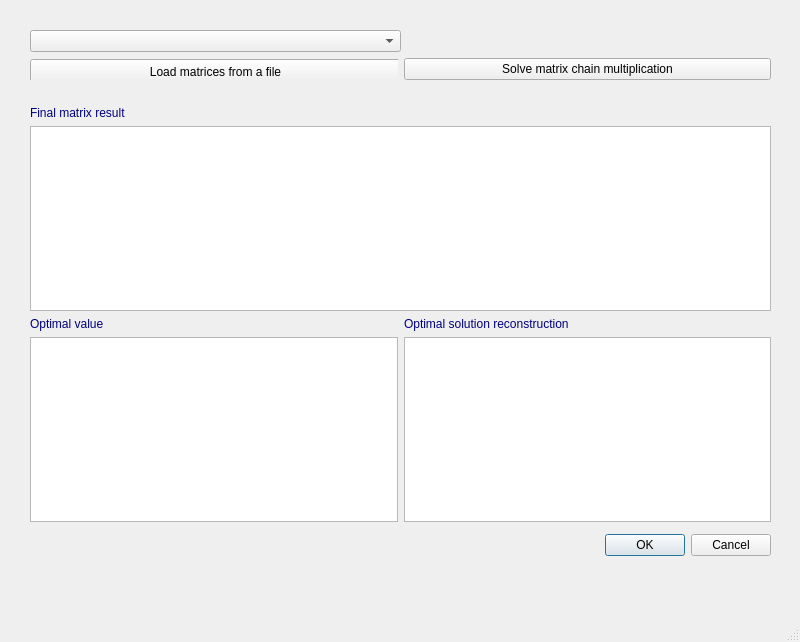
<?xml version="1.0" encoding="UTF-8"?>
<ui version="4.0">
 <class>MainWindow</class>
 <widget class="QMainWindow" name="MainWindow">
  <property name="geometry">
   <rect>
    <x>0</x>
    <y>0</y>
    <width>800</width>
    <height>642</height>
   </rect>
  </property>
  <property name="windowTitle">
   <string>MainWindow</string>
  </property>
  <widget class="QWidget" name="centralwidget">
   <widget class="QWidget" name="verticalLayoutWidget">
    <property name="geometry">
     <rect>
      <x>30</x>
      <y>30</y>
      <width>741</width>
      <height>492</height>
     </rect>
    </property>
    <layout class="QVBoxLayout" name="verticalLayout">
     <item>
      <layout class="QHBoxLayout" name="horizontalLayout_14" stretch="1,1">
       <item>
        <widget class="QComboBox" name="chooseModeComboBox">
         <property name="minimumSize">
          <size>
           <width>76</width>
           <height>0</height>
          </size>
         </property>
        </widget>
       </item>
       <item>
        <spacer name="horizontalSpacer">
         <property name="orientation">
          <enum>Qt::Orientation::Horizontal</enum>
         </property>
         <property name="sizeHint" stdset="0">
          <size>
           <width>40</width>
           <height>20</height>
          </size>
         </property>
        </spacer>
       </item>
      </layout>
     </item>
     <item>
      <layout class="QHBoxLayout" name="horizontalLayout_9" stretch="1,1">
       <item>
        <widget class="QStackedWidget" name="stackedWidget">
         <property name="layoutDirection">
          <enum>Qt::LayoutDirection::LeftToRight</enum>
         </property>
         <property name="lineWidth">
          <number>1</number>
         </property>
         <property name="currentIndex">
          <number>0</number>
         </property>
         <widget class="QWidget" name="page">
          <widget class="QPushButton" name="readMatrButton">
           <property name="geometry">
            <rect>
             <x>0</x>
             <y>1</y>
             <width>371</width>
             <height>26</height>
            </rect>
           </property>
           <property name="text">
            <string>Load matrices from a file</string>
           </property>
          </widget>
         </widget>
         <widget class="QWidget" name="page_2">
          <widget class="QPushButton" name="inputMatrButton">
           <property name="geometry">
            <rect>
             <x>0</x>
             <y>1</y>
             <width>371</width>
             <height>26</height>
            </rect>
           </property>
           <property name="text">
            <string>Manually input matrix</string>
           </property>
          </widget>
         </widget>
        </widget>
       </item>
       <item>
        <widget class="QPushButton" name="solveMatrButton">
         <property name="text">
          <string>Solve matrix chain multiplication</string>
         </property>
        </widget>
       </item>
      </layout>
     </item>
     <item>
      <widget class="QLabel" name="parenthesizationLabel">
       <property name="text">
        <string/>
       </property>
      </widget>
     </item>
     <item>
      <widget class="QLabel" name="labelResult">
       <property name="styleSheet">
        <string notr="true">QLabel { color: rgb(0, 0, 127); }</string>
       </property>
       <property name="text">
        <string>Final matrix result</string>
       </property>
      </widget>
     </item>
     <item>
      <widget class="QTableWidget" name="resultMatrTable"/>
     </item>
     <item>
      <layout class="QHBoxLayout" name="horizontalLayout_6">
       <item>
        <widget class="QLabel" name="labelValue">
         <property name="styleSheet">
          <string notr="true">QLabel { color: rgb(0, 0, 127); }</string>
         </property>
         <property name="text">
          <string>Optimal value</string>
         </property>
        </widget>
       </item>
       <item>
        <widget class="QLabel" name="labelSolutionOptimal">
         <property name="styleSheet">
          <string notr="true">QLabel { color: rgb(0, 0, 127); }</string>
         </property>
         <property name="text">
          <string>Optimal solution reconstruction</string>
         </property>
        </widget>
       </item>
      </layout>
     </item>
     <item>
      <layout class="QHBoxLayout" name="horizontalLayout_5">
       <item>
        <widget class="QTableWidget" name="costTable"/>
       </item>
       <item>
        <widget class="QTableWidget" name="orderTable"/>
       </item>
      </layout>
     </item>
    </layout>
   </widget>
   <widget class="QDialogButtonBox" name="buttonBox">
    <property name="geometry">
     <rect>
      <x>560</x>
      <y>520</y>
      <width>211</width>
      <height>51</height>
     </rect>
    </property>
    <property name="styleSheet">
     <string notr="true">QPushButton[text=&quot;OK&quot;] {
    color:  rgb(0, 0, 127); ;
}

QPushButton[text=&quot;Cancel&quot;] {
    color: rgb(199, 0, 0);
}</string>
    </property>
    <property name="standardButtons">
     <set>QDialogButtonBox::StandardButton::Cancel|QDialogButtonBox::StandardButton::Ok</set>
    </property>
   </widget>
  </widget>
  <widget class="QMenuBar" name="menubar">
   <property name="geometry">
    <rect>
     <x>0</x>
     <y>0</y>
     <width>800</width>
     <height>26</height>
    </rect>
   </property>
  </widget>
  <widget class="QStatusBar" name="statusbar"/>
 </widget>
 <resources/>
 <connections/>
</ui>
